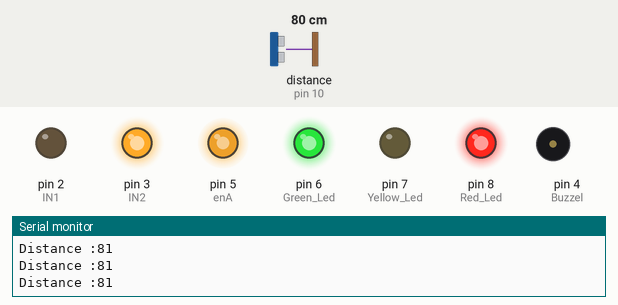
Bench run of a sketch on a simulated Arduino Uno, built with avr-gcc and run on an emulated ATmega328P. On the bench: output pins drawn as LEDs (lit = HIGH), buzzer (waves = sounding), the last lines printed to the serial monitor. Inputs (shaded band) come from the test bench; at power-on: distance to the obstacle (sensor on pin 10) 80 cm. The echo pulse lasts 58.3 µs per cm.

Above: at 1.2 s.
1.3 s: distance to the obstacle (sensor on pin 10) set to 18 cm
2.8 s: distance to the obstacle (sensor on pin 10) set to 13 cm
At 4.0 s:
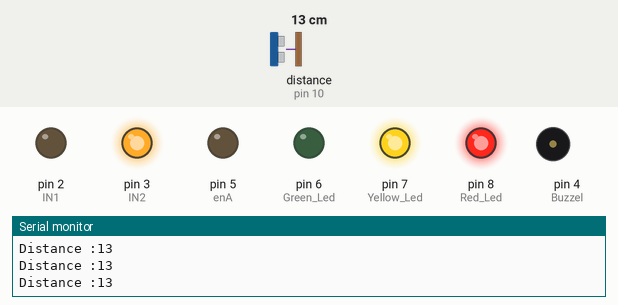
4.3 s: distance to the obstacle (sensor on pin 10) set to 250 cm
At 5.2 s:
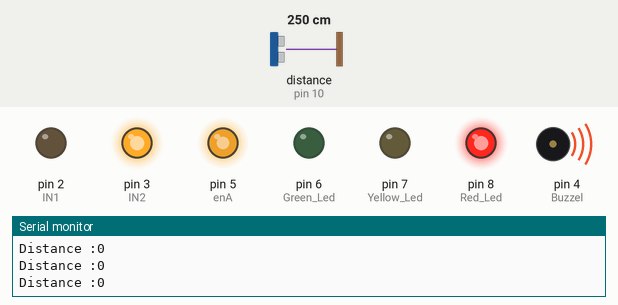
5.8 s: distance to the obstacle (sensor on pin 10) set to 204 cm
8.8 s: distance to the obstacle (sensor on pin 10) set to 198 cm
At 9.1 s:
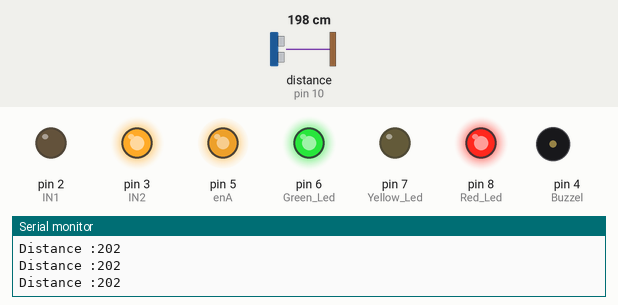
10.3 s: distance to the obstacle (sensor on pin 10) set to 2 cm
At 11.0 s:
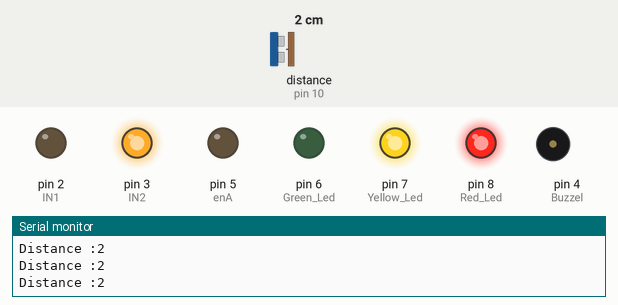
Timing chart, 0 to 12.8 s (numbered marks = the images above; inputs shaded):
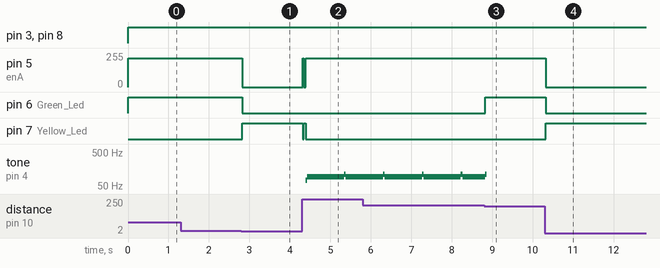

Measured:
- the behaviour switches between 16 and 15 cm on distance to the obstacle (sensor on pin 10) (found by bisection; images 0 and 1)
- the behaviour switches between 201 and 200 cm on distance to the obstacle (sensor on pin 10) (found by bisection; images 2 and 3)
- after the input at 2.8 s, pin 5 (enA): 215/255 → 0/255 at once; pin 6 (Green_Led): HIGH → LOW at once; pin 7 (Yellow_Led): LOW → HIGH at once
- after the input at 4.3 s, pin 5 (enA): 0/255 → 214/255 at once; pin 7 (Yellow_Led): HIGH → LOW at once, → HIGH 0.03 s later, → LOW 0.04 s later; tone on pin 4 (Buzzel): silent → 74 Hz after 0.09 s, → 92 Hz 0.04 s later, → 111 Hz 0.92 s later, → 92 Hz 0.04 s later
- after the input at 8.8 s, pin 5 (enA): 214/255 → 215/255 after 0.07 s; pin 6 (Green_Led): LOW → HIGH at once
- after the input at 10.3 s, pin 5 (enA): 215/255 → 0/255 at once; pin 6 (Green_Led): HIGH → LOW at once; pin 7 (Yellow_Led): LOW → HIGH at once

The sketch:

Train_Locomotive_Code.ino
```cpp
#include <NewPing.h> // Ultra Sonice Library

//Ultra Sonice Pins
int trig = 11 ;
int echo = 10 ;
int max_dis = 200 ;
NewPing sonic (trig , echo , max_dis);
//H-bridge Pins
#define IN1 2
#define IN2 3
#define enA 5

#define Green_Led 6
#define Yellow_Led 7
#define Red_Led 8

//Buzzel Pin
#define Buzzel 4

void setup() {

  Serial.begin(9600);
  pinMode(IN1, OUTPUT);
  pinMode(IN2, OUTPUT);
  pinMode(enA, OUTPUT);
  pinMode(Buzzel, OUTPUT);

    pinMode(Green_Led, OUTPUT);
  pinMode(Red_Led, OUTPUT);
  pinMode(Yellow_Led, OUTPUT);
}

void loop() {

  int us = sonic.ping();
  int dis = us / US_ROUNDTRIP_CM ;
  Serial.print("Distance :");
  Serial.println(dis);

if(dis <= 15 ){

 digitalWrite(IN1, 0);
 digitalWrite(IN2, 1);
 analogWrite(enA, 0);
 digitalWrite(Buzzel, 1);
 digitalWrite(Red_Led, 1);
  digitalWrite(Yellow_Led, 1);
   digitalWrite(Green_Led, 0);

}else if(dis > 15){

 digitalWrite(IN1, 0);
 digitalWrite(IN2, 1);
 analogWrite(enA, 215);
 digitalWrite(Buzzel, 0);
  digitalWrite(Red_Led, 1);
  digitalWrite(Yellow_Led, 0);
   digitalWrite(Green_Led, 1);

}

if(dis == 0){   digitalWrite(Yellow_Led, 0);
   digitalWrite(Green_Led, 0);
    digitalWrite(Buzzel, 0);
     digitalWrite(Buzzel, 0);
      digitalWrite(IN1, 0);
 digitalWrite(IN2, 1);
 analogWrite(enA, 215);

}


}
```
